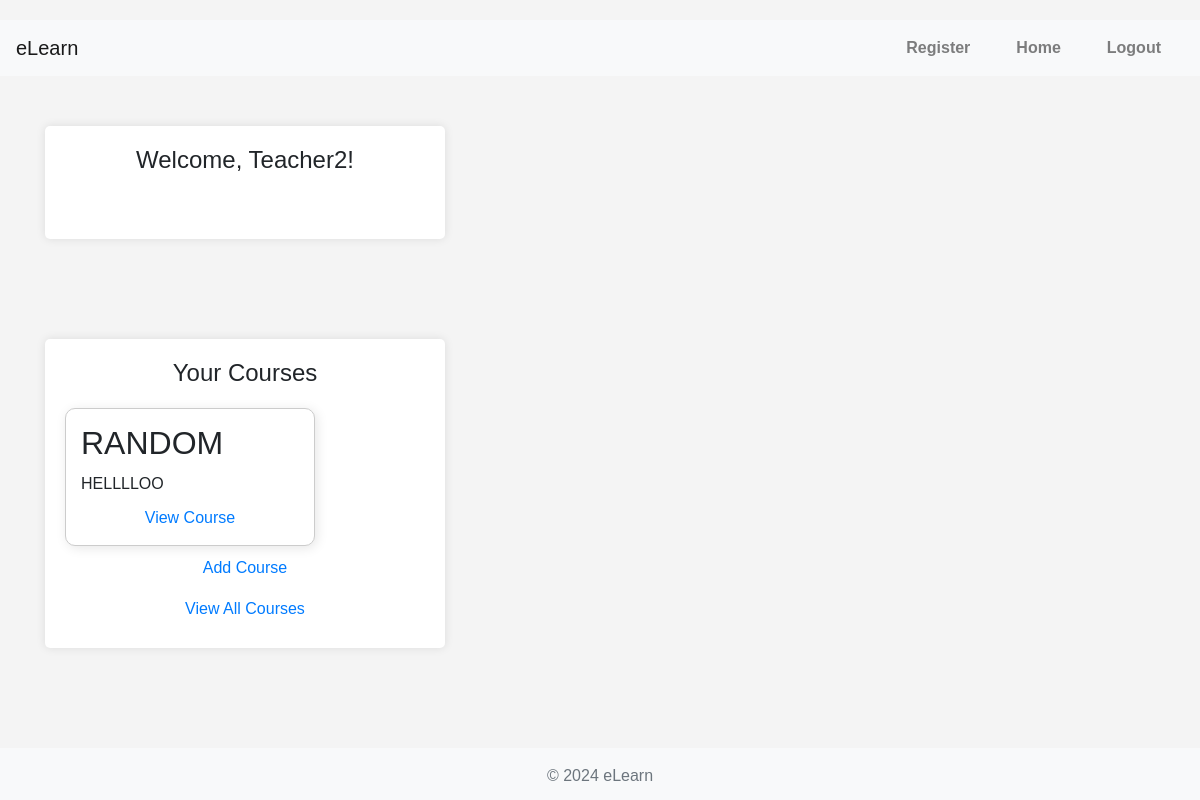
The page / (signed in) on the database its author committed.
### core/models.py (models this page shows, shortened)
class User(AbstractUser):
    USER_TYPE_CHOICES = (
        ('student', 'Student'),
        ('teacher', 'Teacher'),
    )
    is_student = models.BooleanField(default=False)
    is_teacher = models.BooleanField(default=False)
    profile_picture = models.ImageField(upload_to='profile_pictures/', null=True, blank=True)
    bio = models.TextField(null=True, blank=True)
    phone_number = models.CharField(max_length=15, null=True, blank=True)
    address = models.CharField(max_length=255, null=True, blank=True)
    date_of_birth = models.DateField(null=True, blank=True)
    user_type = models.CharField(max_length=20, choices=USER_TYPE_CHOICES, default='student')
    USERNAME_FIELD = 'username'
    groups = models.ManyToManyField(
        Group,
        related_name='custom_user_groups',  # Add related_name to avoid clash
        blank=True,
        help_text='The groups this user belongs to. A user will get all permissions granted to each of their groups.',
        verbose_name='groups',
    )
    user_permissions = models.ManyToManyField(
        Permission,
        related_name='custom_user_permissions',  # Add related_name to avoid clash
        blank=True,
        help_text='Specific permissions for this user.',
        verbose_name='user permissions',
    )

### courses/models.py (models this page shows, shortened)
class Course(models.Model):
    title = models.CharField(max_length=200)
    description = models.TextField()
    created_at = models.DateTimeField(auto_now_add=True)
    updated_at = models.DateTimeField(auto_now=True)
    teacher = models.ForeignKey(settings.AUTH_USER_MODEL, on_delete=models.CASCADE, related_name='courses')

### core/views.py (the view, shortened to what this page needs)
# urls.py: 2. Add a URL to urlpatterns:  path('', Home.as_view(), name='home')
@method_decorator(login_required, name='dispatch')
class Home(View):
    def get(self, request):
        context = {}
        if request.user.is_authenticated:
            context['username'] = request.user.username
            if request.user.is_student:
                self.ensure_student_record(request.user)
                student = get_object_or_404(Student, user=request.user)
                available_courses = Course.objects.all()
                context['available_courses'] = available_courses
            elif request.user.is_teacher:
                context['is_teacher'] = True  # Add this context variable
                available_courses = Course.objects.filter(teacher=request.user)
                context['available_courses'] = available_courses
        return render(request, 'core/home.html', context)

### templates/core/home.html (shortened to what this page needs)
{% extends "core/base.html" %}
{% block content %}
<div class="home-container">
    {% if user.is_authenticated %}
        <h1>Welcome, {{ username }}!</h1>
    {% else %}
        <h1>Welcome to eLearn</h1>
        <p>Your one-stop solution for managing courses, assignments, and more.</p>
    {% endif %}
    <br>
</div>
{% if user.is_authenticated and user.is_teacher %}
    <div class='home-container'>
        <h1>Your Courses</h1>
        <div class="course-list-container">
            {% for course in available_courses %}
            <div class="course-tile">
                <h2>{{ course.title }}</h2>
                <p>{{ course.description }}</p>
                <a href="{% url 'courses:course_detail' course.pk %}">View Course</a>
            </div>
            {% endfor %}
        </div>
        <div class="add-course-container">
            <a href="{% url 'courses:course_create' %}" class="add-course-button">Add Course</a>
        </div>
        <div class="view-all-courses">
            <a href="{% url 'courses:course_list' %}" class="btn">View All Courses</a>
        </div>
    </div>
{% endif %}
{% endblock %}

### static/css/main.css (style rules this page uses)
body { font-family: Arial, sans-serif; background-color: #f4f4f4; margin: 0; padding: 0; display: flex; flex-direction: column; min-height: 100vh; padding-top: 20px; }
.login-container, .home-container, .register-container { background-color: #fff; padding: 20px; border-radius: 5px; box-shadow: 0 0 10px rgba(0, 0, 0, 0.1); max-width: 400px; width: 100%; margin-top: 50px; margin-bottom: 100px; }
.login-container h1, .home-container h1, .register-container h1 { margin-bottom: 20px; font-size: 24px; text-align: center; }
.login-container a, .home-container a, .register-container a { color: #007BFF; text-decoration: none; margin-top: 10px; display: block; text-align: center; }
.btn { margin-top: 50px; z-index: 4; }

### static/css/courses.css (style rules this page uses)
.course-tile { background-color: #ffffff; border: 1px solid #ccc; border-radius: 10px; padding: 15px; width: 250px; box-shadow: 2px 2px 12px rgba(0,0,0,0.1); transition: transform 0.3s; }
.course-tile p { margin: 10px 0; }

### rows shown on the page
User: username "Teacher2"
Course: title "RANDOM", description "HELLLLOO"
